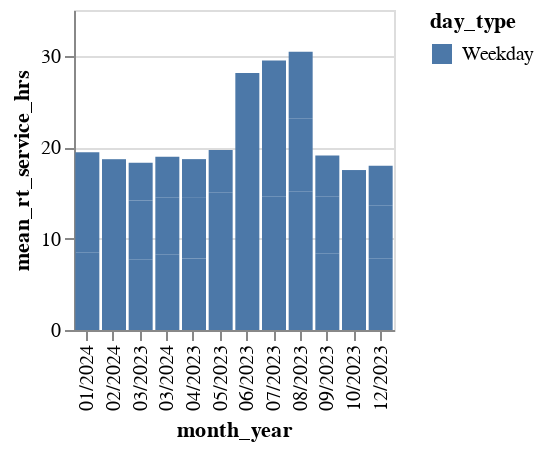

Notebook source saved alongside this figure:
### Code cell
base

### Figure 1 — Vega-Lite specification as saved in the notebook (floating-point values rounded to 4 significant figures)
{"config": {"view": {"continuousWidth": 300, "continuousHeight": 300}}, "data": {"name": "data-43876a4f3e34b9f2e2b8cbaf209a3614"}, "mark": {"type": "bar"}, "encoding": {"color": {"field": "day_type", "type": "nominal"}, "x": {"field": "month_year", "type": "nominal"}, "y": {"field": "mean_rt_service_hrs", "type": "quantitative"}}, "height": 160, "width": 160, "$schema": "https://vega.github.io/schema/vega-lite/v5.14.1.json", "datasets": {"data-43876a4f3e34b9f2e2b8cbaf209a3614": [{"caltrans_district": "05 - San Luis Obispo", "month_year": "01/2024", "organization_source_record_id": "recswCrw6a6htmXJ4", "organization_name": "Santa Barbara Metropolitan Transit District", "day_type": "Weekday", "time_period": "all_day", "rt_service_minutes": 509.6, "scheduled_service_minutes": 493.7, "mean_rt_service_hrs": 8.494, "mean_scheduled_service_hrs": 8.229}, {"caltrans_district": "05 - San Luis Obispo", "month_year": "01/2024", "organization_source_record_id": "recswCrw6a6htmXJ4", "organization_name": "Santa Barbara Metropolitan Transit District", "day_type": "Weekday", "time_period": "offpeak", "rt_service_minutes": 383.3, "scheduled_service_minutes": 375.4, "mean_rt_service_hrs": 6.389, "mean_scheduled_service_hrs": 6.256}, {"caltrans_district": "05 - San Luis Obispo", "month_year": "01/2024", "organization_source_record_id": "recswCrw6a6htmXJ4", "organization_name": "Santa Barbara Metropolitan Transit District", "day_type": "Weekday", "time_period": "peak", "rt_service_minutes": 273.2, "scheduled_service_minutes": 262.2, "mean_rt_service_hrs": 4.554, "mean_scheduled_service_hrs": 4.371}, {"caltrans_district": "05 - San Luis Obispo", "month_year": "02/2024", "organization_source_record_id": "recswCrw6a6htmXJ4", "organization_name": "Santa Barbara Metropolitan Transit District", "day_type": "Weekday", "time_period": "all_day", "rt_service_minutes": 498.3, "scheduled_service_minutes": 479.1, "mean_rt_service_hrs": 8.306, "mean_scheduled_service_hrs": 7.985}, {"caltrans_district": "05 - San Luis Obispo", "month_year": "02/2024", "organization_source_record_id": "recswCrw6a6htmXJ4", "organization_name": "Santa Barbara Metropolitan Transit District", "day_type": "Weekday", "time_period": "offpeak", "rt_service_minutes": 355.0, "scheduled_service_minutes": 344.7, "mean_rt_service_hrs": 5.916, "mean_scheduled_service_hrs": 5.745}, {"caltrans_district": "05 - San Luis Obispo", "month_year": "02/2024", "organization_source_record_id": "recswCrw6a6htmXJ4", "organization_name": "Santa Barbara Metropolitan Transit District", "day_type": "Weekday", "time_period": "peak", "rt_service_minutes": 267.6, "scheduled_service_minutes": 255.1, "mean_rt_service_hrs": 4.46, "mean_scheduled_service_hrs": 4.251}, {"caltrans_district": "05 - San Luis Obispo", "month_year": "03/2023", "organization_source_record_id": "recswCrw6a6htmXJ4", "organization_name": "Santa Barbara Metropolitan Transit District", "day_type": "Weekday", "time_period": "all_day", "rt_service_minutes": 464.2, "scheduled_service_minutes": 455.5, "mean_rt_service_hrs": 7.737, "mean_scheduled_service_hrs": 7.591}, {"caltrans_district": "05 - San Luis Obispo", "month_year": "03/2023", "organization_source_record_id": "recswCrw6a6htmXJ4", "organization_name": "Santa Barbara Metropolitan Transit District", "day_type": "Weekday", "time_period": "offpeak", "rt_service_minutes": 385.3, "scheduled_service_minutes": 384.1, "mean_rt_service_hrs": 6.421, "mean_scheduled_service_hrs": 6.402}, {"caltrans_district": "05 - San Luis Obispo", "month_year": "03/2023", "organization_source_record_id": "recswCrw6a6htmXJ4", "organization_name": "Santa Barbara Metropolitan Transit District", "day_type": "Weekday", "time_period": "peak", "rt_service_minutes": 248.2, "scheduled_service_minutes": 240.2, "mean_rt_service_hrs": 4.137, "mean_scheduled_service_hrs": 4.003}, {"caltrans_district": "05 - San Luis Obispo", "month_year": "03/2024", "organization_source_record_id": "recswCrw6a6htmXJ4", "organization_name": "Santa Barbara Metropolitan Transit District", "day_type": "Weekday", "time_period": "all_day", "rt_service_minutes": 494.0, "scheduled_service_minutes": 474.8, "mean_rt_service_hrs": 8.233, "mean_scheduled_service_hrs": 7.913}, {"caltrans_district": "05 - San Luis Obispo", "month_year": "03/2024", "organization_source_record_id": "recswCrw6a6htmXJ4", "organization_name": "Santa Barbara Metropolitan Transit District", "day_type": "Weekday", "time_period": "offpeak", "rt_service_minutes": 377.4, "scheduled_service_minutes": 365.8, "mean_rt_service_hrs": 6.29, "mean_scheduled_service_hrs": 6.096}, {"caltrans_district": "05 - San Luis Obispo", "month_year": "03/2024", "organization_source_record_id": "recswCrw6a6htmXJ4", "organization_name": "Santa Barbara Metropolitan Transit District", "day_type": "Weekday", "time_period": "peak", "rt_service_minutes": 266.3, "scheduled_service_minutes": 254.2, "mean_rt_service_hrs": 4.439, "mean_scheduled_service_hrs": 4.236}, {"caltrans_district": "05 - San Luis Obispo", "month_year": "04/2023", "organization_source_record_id": "recswCrw6a6htmXJ4", "organization_name": "Santa Barbara Metropolitan Transit District", "day_type": "Weekday", "time_period": "all_day", "rt_service_minutes": 468.4, "scheduled_service_minutes": 461.1, "mean_rt_service_hrs": 7.807, "mean_scheduled_service_hrs": 7.685}, {"caltrans_district": "05 - San Luis Obispo", "month_year": "04/2023", "organization_source_record_id": "recswCrw6a6htmXJ4", "organization_name": "Santa Barbara Metropolitan Transit District", "day_type": "Weekday", "time_period": "offpeak", "rt_service_minutes": 398.7, "scheduled_service_minutes": 400.2, "mean_rt_service_hrs": 6.646, "mean_scheduled_service_hrs": 6.67}, {"caltrans_district": "05 - San Luis Obispo", "month_year": "04/2023", "organization_source_record_id": "recswCrw6a6htmXJ4", "organization_name": "Santa Barbara Metropolitan Transit District", "day_type": "Weekday", "time_period": "peak", "rt_service_minutes": 254.2, "scheduled_service_minutes": 246.1, "mean_rt_service_hrs": 4.237, "mean_scheduled_service_hrs": 4.101}, {"caltrans_district": "05 - San Luis Obispo", "month_year": "05/2023", "organization_source_record_id": "recswCrw6a6htmXJ4", "organization_name": "Santa Barbara Metropolitan Transit District", "day_type": "Weekday", "time_period": "all_day", "rt_service_minutes": 519.1, "scheduled_service_minutes": 513.1, "mean_rt_service_hrs": 8.652, "mean_scheduled_service_hrs": 8.551}, {"caltrans_district": "05 - San Luis Obispo", "month_year": "05/2023", "organization_source_record_id": "recswCrw6a6htmXJ4", "organization_name": "Santa Barbara Metropolitan Transit District", "day_type": "Weekday", "time_period": "offpeak", "rt_service_minutes": 381.5, "scheduled_service_minutes": 385.1, "mean_rt_service_hrs": 6.358, "mean_scheduled_service_hrs": 6.418}, {"caltrans_district": "05 - San Luis Obispo", "month_year": "05/2023", "organization_source_record_id": "recswCrw6a6htmXJ4", "organization_name": "Santa Barbara Metropolitan Transit District", "day_type": "Weekday", "time_period": "peak", "rt_service_minutes": 279.9, "scheduled_service_minutes": 271.6, "mean_rt_service_hrs": 4.665, "mean_scheduled_service_hrs": 4.526}, {"caltrans_district": "05 - San Luis Obispo", "month_year": "06/2023", "organization_source_record_id": "recswCrw6a6htmXJ4", "organization_name": "Santa Barbara Metropolitan Transit District", "day_type": "Weekday", "time_period": "all_day", "rt_service_minutes": 820.4, "scheduled_service_minutes": 729.7, "mean_rt_service_hrs": 13.67, "mean_scheduled_service_hrs": 12.16}, {"caltrans_district": "05 - San Luis Obispo", "month_year": "06/2023", "organization_source_record_id": "recswCrw6a6htmXJ4", "organization_name": "Santa Barbara Metropolitan Transit District", "day_type": "Weekday", "time_period": "offpeak", "rt_service_minutes": 465.2, "scheduled_service_minutes": 382.6, "mean_rt_service_hrs": 7.753, "mean_scheduled_service_hrs": 6.376}, {"caltrans_district": "05 - San Luis Obispo", "month_year": "06/2023", "organization_source_record_id": "recswCrw6a6htmXJ4", "organization_name": "Santa Barbara Metropolitan Transit District", "day_type": "Weekday", "time_period": "peak", "rt_service_minutes": 401.8, "scheduled_service_minutes": 385.4, "mean_rt_service_hrs": 6.696, "mean_scheduled_service_hrs": 6.423}, {"caltrans_district": "05 - San Luis Obispo", "month_year": "07/2023", "organization_source_record_id": "recswCrw6a6htmXJ4", "organization_name": "Santa Barbara Metropolitan Transit District", "day_type": "Weekday", "time_period": "all_day", "rt_service_minutes": 877.6, "scheduled_service_minutes": 787.5, "mean_rt_service_hrs": 14.63, "mean_scheduled_service_hrs": 13.13}, {"caltrans_district": "05 - San Luis Obispo", "month_year": "07/2023", "organization_source_record_id": "recswCrw6a6htmXJ4", "organization_name": "Santa Barbara Metropolitan Transit District", "day_type": "Weekday", "time_period": "offpeak", "rt_service_minutes": 467.4, "scheduled_service_minutes": 388.8, "mean_rt_service_hrs": 7.789, "mean_scheduled_service_hrs": 6.479}, {"caltrans_district": "05 - San Luis Obispo", "month_year": "07/2023", "organization_source_record_id": "recswCrw6a6htmXJ4", "organization_name": "Santa Barbara Metropolitan Transit District", "day_type": "Weekday", "time_period": "peak", "rt_service_minutes": 422.9, "scheduled_service_minutes": 409.3, "mean_rt_service_hrs": 7.048, "mean_scheduled_service_hrs": 6.821}, {"caltrans_district": "05 - San Luis Obispo", "month_year": "08/2023", "organization_source_record_id": "recswCrw6a6htmXJ4", "organization_name": "Santa Barbara Metropolitan Transit District", "day_type": "Weekday", "time_period": "all_day", "rt_service_minutes": 906.9, "scheduled_service_minutes": 800.9, "mean_rt_service_hrs": 15.12, "mean_scheduled_service_hrs": 13.35}, {"caltrans_district": "05 - San Luis Obispo", "month_year": "08/2023", "organization_source_record_id": "recswCrw6a6htmXJ4", "organization_name": "Santa Barbara Metropolitan Transit District", "day_type": "Weekday", "time_period": "offpeak", "rt_service_minutes": 479.3, "scheduled_service_minutes": 394.3, "mean_rt_service_hrs": 7.989, "mean_scheduled_service_hrs": 6.572}, {"caltrans_district": "05 - San Luis Obispo", "month_year": "08/2023", "organization_source_record_id": "recswCrw6a6htmXJ4", "organization_name": "Santa Barbara Metropolitan Transit District", "day_type": "Weekday", "time_period": "peak", "rt_service_minutes": 440.5, "scheduled_service_minutes": 417.2, "mean_rt_service_hrs": 7.342, "mean_scheduled_service_hrs": 6.954}, {"caltrans_district": "05 - San Luis Obispo", "month_year": "09/2023", "organization_source_record_id": "recswCrw6a6htmXJ4", "organization_name": "Santa Barbara Metropolitan Transit District", "day_type": "Weekday", "time_period": "all_day", "rt_service_minutes": 503.7, "scheduled_service_minutes": 490.1, "mean_rt_service_hrs": 8.395, "mean_scheduled_service_hrs": 8.169}, {"caltrans_district": "05 - San Luis Obispo", "month_year": "09/2023", "organization_source_record_id": "recswCrw6a6htmXJ4", "organization_name": "Santa Barbara Metropolitan Transit District", "day_type": "Weekday", "time_period": "offpeak", "rt_service_minutes": 370.7, "scheduled_service_minutes": 363.8, "mean_rt_service_hrs": 6.178, "mean_scheduled_service_hrs": 6.064}, {"caltrans_district": "05 - San Luis Obispo", "month_year": "09/2023", "organization_source_record_id": "recswCrw6a6htmXJ4", "organization_name": "Santa Barbara Metropolitan Transit District", "day_type": "Weekday", "time_period": "peak", "rt_service_minutes": 270.5, "scheduled_service_minutes": 261.3, "mean_rt_service_hrs": 4.508, "mean_scheduled_service_hrs": 4.354}, {"caltrans_district": "05 - San Luis Obispo", "month_year": "10/2023", "organization_source_record_id": "recswCrw6a6htmXJ4", "organization_name": "Santa Barbara Metropolitan Transit District", "day_type": "Weekday", "time_period": "all_day", "rt_service_minutes": 460.0, "scheduled_service_minutes": 447.4, "mean_rt_service_hrs": 7.666, "mean_scheduled_service_hrs": 7.457}, {"caltrans_district": "05 - San Luis Obispo", "month_year": "10/2023", "organization_source_record_id": "recswCrw6a6htmXJ4", "organization_name": "Santa Barbara Metropolitan Transit District", "day_type": "Weekday", "time_period": "offpeak", "rt_service_minutes": 340.6, "scheduled_service_minutes": 341.3, "mean_rt_service_hrs": 5.677, "mean_scheduled_service_hrs": 5.688}, {"caltrans_district": "05 - San Luis Obispo", "month_year": "10/2023", "organization_source_record_id": "recswCrw6a6htmXJ4", "organization_name": "Santa Barbara Metropolitan Transit District", "day_type": "Weekday", "time_period": "peak", "rt_service_minutes": 249.1, "scheduled_service_minutes": 236.2, "mean_rt_service_hrs": 4.152, "mean_scheduled_service_hrs": 3.936}, {"caltrans_district": "05 - San Luis Obispo", "month_year": "12/2023", "organization_source_record_id": "recswCrw6a6htmXJ4", "organization_name": "Santa Barbara Metropolitan Transit District", "day_type": "Weekday", "time_period": "all_day", "rt_service_minutes": 470.4, "scheduled_service_minutes": 455.4, "mean_rt_service_hrs": 7.84, "mean_scheduled_service_hrs": 7.59}, {"caltrans_district": "05 - San Luis Obispo", "month_year": "12/2023", "organization_source_record_id": "recswCrw6a6htmXJ4", "organization_name": "Santa Barbara Metropolitan Transit District", "day_type": "Weekday", "time_period": "offpeak", "rt_service_minutes": 348.3, "scheduled_service_minutes": 343.0, "mean_rt_service_hrs": 5.806, "mean_scheduled_service_hrs": 5.716}, {"caltrans_district": "05 - San Luis Obispo", "month_year": "12/2023", "organization_source_record_id": "recswCrw6a6htmXJ4", "organization_name": "Santa Barbara Metropolitan Transit District", "day_type": "Weekday", "time_period": "peak", "rt_service_minutes": 259.1, "scheduled_service_minutes": 247.3, "mean_rt_service_hrs": 4.319, "mean_scheduled_service_hrs": 4.122}]}}
